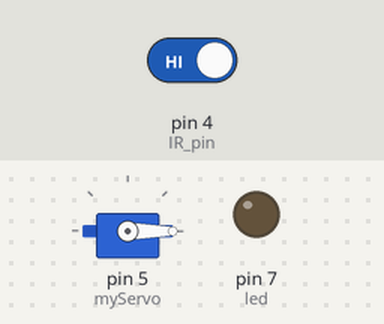
The sketch below on a simulated Arduino Uno, built with avr-gcc and run on an emulated ATmega328P. Parts: servo, output pins drawn as LEDs (lit = HIGH). The test bench sets the inputs (shaded band); at power-on: pin 4 (IR_pin) HIGH.

Above: at 1.2 s.
1.3 s: pin 4 (IR_pin) driven LOW
At 1.8 s:
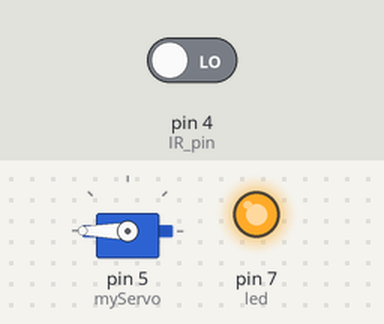
2.8 s: pin 4 (IR_pin) driven HIGH
At 4.2 s:
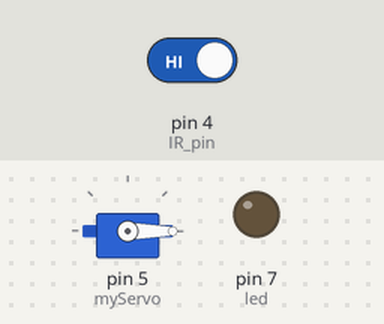
Timing chart, 0 to 5.8 s (numbered marks = the images above; inputs shaded):
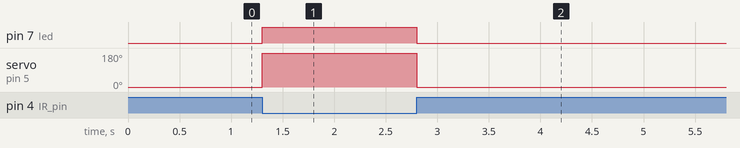

The sketch:

car_return.ino
```cpp
#include <Servo.h>
#define IR_pin 4
#define led 7
Servo myServo;
void setup()
{
  pinMode(IR_pin,INPUT);
   pinMode(led,OUTPUT);
   myServo.attach(5);
   myServo.write(0);
}

void loop()
{
  int value=digitalRead(IR_pin);
  if(value==0)
  {
    digitalWrite(led,HIGH);
    myServo.write(180);

  }
  else
  {
    digitalWrite(led,LOW);
    myServo.write(0);
  }

}
```

Measured:
- after the input at 1.3 s, pin 7 (led): LOW → HIGH at once; servo on pin 5 (myServo): 0° → 180° at once
- after the input at 2.8 s, pin 7 (led): HIGH → LOW at once; servo on pin 5 (myServo): 180° → 0° at once
